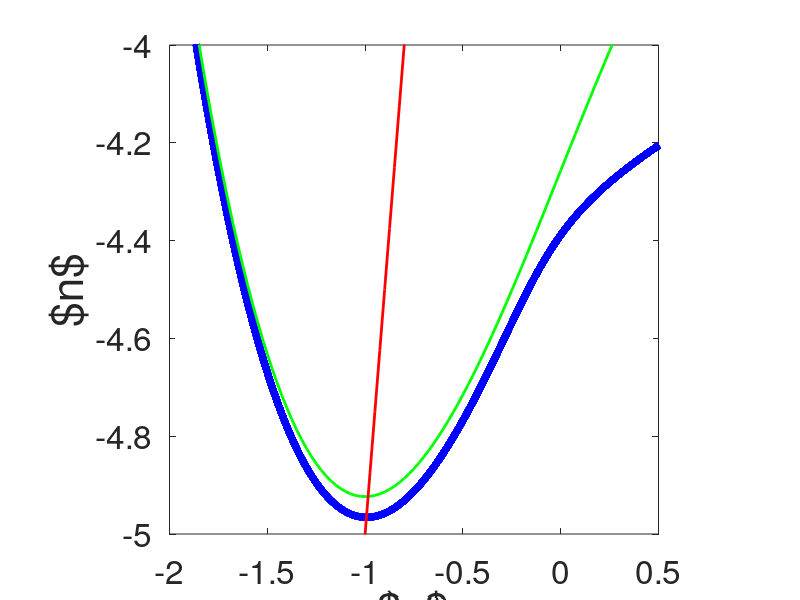

MATLAB code for this plot:
clear; clf;

tic
%a=100/21; tau_n=100/sqrt(3); % parameters in the FN-equation
a=5; tau_n=60;               % parameters in the FN-equation
 % the canard explosion happens in this interval;



t_final=10000;               % we find the amplitude of the limit cycle
                            % by solving from time 0 to time t_final ...
dt=0.01; dt05=dt/2;         % ... with time step dt
m_steps=round(t_final/dt);
v=zeros(m_steps+1,1); 
n=zeros(m_steps+1,1);
subplot(111);
I=-4.256889
v(1)=0; n(1)=0;
for k=1:m_steps,
    v_inc=v(k)-v(k)^3/3-n(k)+I;
    n_inc=(a*v(k)-n(k))/tau_n;
    v_tmp=v(k)+dt05*v_inc;
    n_tmp=n(k)+dt05*n_inc;
    v_inc=v_tmp-v_tmp^3/3-n_tmp+I;
    n_inc=(a*v_tmp-n_tmp)/tau_n;
    v(k+1)=v(k)+dt*v_inc;
    n(k+1)=n(k)+dt*n_inc;
end;
vv=v(4*m_steps/5:m_steps+1); 
nn=n(4*m_steps/5:m_steps+1); 
plot(vv,nn,'-b','Linewidth',5);   
hold on;

set(gca,'Fontsize',24);
xlabel('$v$','Fontsize',32);
ylabel('$n$','Fontsize',32);
A=-2; B=0.5; C=-5; D=-4;
axis([A,B,C,D]); axis('square');

v_plot=A+(0:100)/100*(B-A);
n_plot=v_plot-v_plot.^3/3+I;
plot(v_plot,n_plot,'-g','Linewidth',2);
n_plot=a*v_plot;
plot(v_plot,n_plot,'-r','Linewidth',2);
hold off;


shg;


